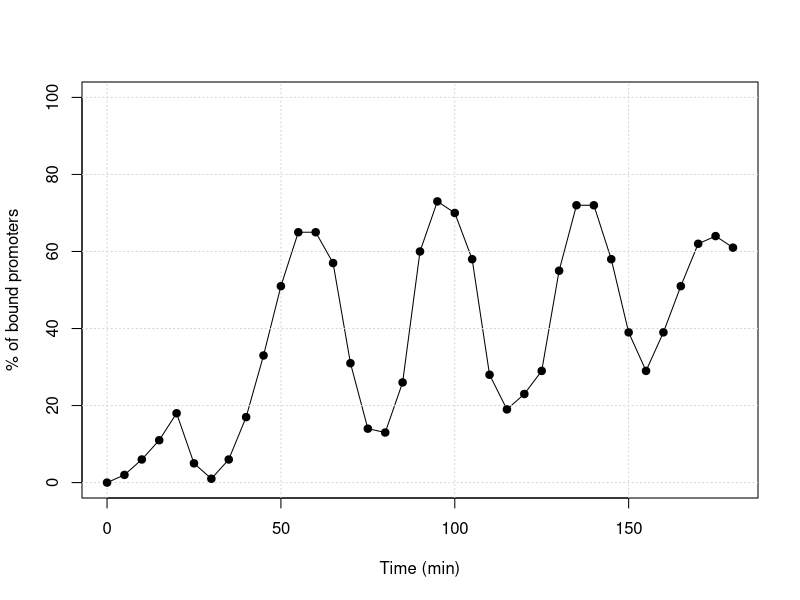

Write the R code that produced this figure. (Note: this script raises an error after producing the figure.)
#adjustment of the lemaire model to george`s data,
#calculate for all possible combinations of complexes (sum of x_i) the squared 
#difference to the data by applying a nested loop
#try ER alpha first
#-------------------------------------------------------------------------------

Time = seq(0,180,5)
Era = c(0,2,6,11,18,5,1,6,17,33,51,65,65,57,31,14,13,26,60,73,70,58,28,19,23,29,55,72,72,58,39,29,39,51,62,64,61)

plot(Time,Era, type = 'l',
     xlab = 'Time (min)',
     ylab = '% of bound promoters',
     ylim = c(0,100))
grid()
points(Time,Era, pch = 19)

m = dim(out)[2] - 1
t = Time[which(Time > 35)]
Match = match(out[,1], t)
rows = which(!is.na(Match))

count = 0
for (i in 1:m) {
  for (j in 1:(m-i)) {
    count = count + 1
  }
}